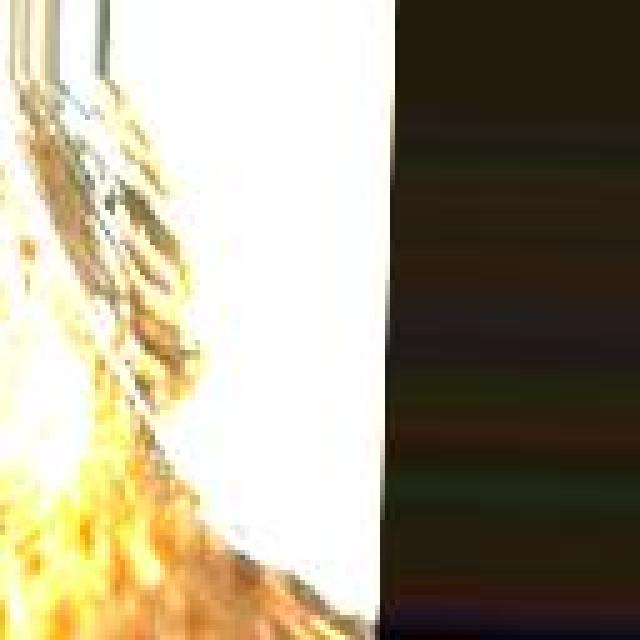
#> input picture datasets/fish/New Dataset/test_split/Bacterial Red disease_Bacterial Red disease_130.jpg, 640 x 640 px; its folder holds 3 pictures in this run
$ python rebuild_manifests.py
#> lines starting #> are read from the running program, lines starting #| are printed output that depends on the picture
### aquavision/dedupe.py
import pandas as pd
from pathlib import Path
from PIL import Image
from config import load_config

def compute_dhash(image_path: str, hash_size: int = 8) -> int:
    """Calculates a 64-bit difference hash using PIL to detect near-duplicate images."""
    try:
        with Image.open(image_path) as img:
            img = img.convert("L").resize((hash_size + 1, hash_size), Image.Resampling.BILINEAR)
            pixels = list(img.getdata())
            difference = []
            for row in range(hash_size):
                for col in range(hash_size):
                    pixel_left = pixels[row * (hash_size + 1) + col]
                    pixel_right = pixels[row * (hash_size + 1) + col + 1]
                    difference.append(pixel_left > pixel_right)
            decimal_val = 0
            for bit in difference:
                decimal_val = (decimal_val << 1) | bit
            return decimal_val
    except Exception:
        return None

def hamming_distance(h1: int, h2: int) -> int:
    """Calculates Hamming distance between two integer hashes."""
    return bin(h1 ^ h2).count("1")

def deduplicate_split_group(df_split: pd.DataFrame, max_hamming_dist: int = 4) -> tuple[pd.DataFrame, int]:
    """Deduplicates rows within a single split dataframe."""
    if df_split.empty:
        return df_split, 0

    df = df_split.copy().reset_index(drop=True)
    df["dhash"] = df["image_path"].apply(compute_dhash)

    # Deprioritize Augmented_shrimp: when a duplicate/near-duplicate pair is
    # found, the loop below keeps whichever row it sees first. Sorting these
    # paths to the end ensures the higher-quality original (e.g. ShrimpImages)
    # is kept and the lower-resolution Augmented_shrimp copy is dropped.
    df["_low_priority"] = df["image_path"].str.contains("Augmented_shrimp", regex=False)
    df = df.sort_values("_low_priority", kind="stable").reset_index(drop=True)

    valid_df = df.dropna(subset=["dhash"]).copy()
    hashes = valid_df["dhash"].tolist()
    indices = valid_df.index.tolist()

    keep_indices = []
    suppressed = set()
    dropped_count = 0

    for i in range(len(hashes)):
        if indices[i] in suppressed:
            continue
        keep_indices.append(indices[i])
        for j in range(i + 1, len(hashes)):
            if indices[j] in suppressed:
                continue
            if hamming_distance(hashes[i], hashes[j]) <= max_hamming_dist:
                suppressed.add(indices[j])
                dropped_count += 1

    clean_df = valid_df.loc[keep_indices].drop(columns=["dhash", "_low_priority"])
    return clean_df, dropped_count

# [27 lines left out: function run, not called in this run]

# [3 lines that do not run on import are left out]

### aquavision/rebuild_manifests.py
import sys
import os
sys.path.insert(0, os.path.dirname(os.path.abspath(__file__)))
from dedupe import deduplicate_split_group
import pandas as pd
import numpy as np
from pathlib import Path
from sklearn.model_selection import StratifiedKFold, train_test_split


def carve_out_test_split(df: pd.DataFrame, test_size: float = 0.15, random_state: int = 42) -> pd.DataFrame:
    """
    For datasets that don't ship with their own held-out test folder (e.g.
    shrimp), carve out a stratified test slice manually so every species gets
    an honest, never-trained-on final evaluation set like fish already has.

    Must be called AFTER deduplication, so the held-out rows are guaranteed
    to not be near-duplicates of anything left in the training pool.
    """
    df = df.copy()
    train_idx, test_idx = train_test_split(
        df.index,
        test_size=test_size,
        stratify=df["label"],
        random_state=random_state,
    )
    df.loc[test_idx, "is_test"] = True
    return df


def build_robust_manifest(species: str = "fish"):
#> called with species = 'fish'
    raw_dir = Path("datasets") / species
    processed_dir = Path("datasets/processed")
    processed_dir.mkdir(parents=True, exist_ok=True)

    records = []
    classes = set()

    # Known class keywords for parsing test_split filenames
    known_classes = [
        "Bacterial diseases - Aeromoniasis",
        "Bacterial gill disease",
        "Bacterial Red disease",
        "EUS",
        "Fungal diseases Saprolegniasis",  # <-- Added missing fungal class
        "Healthy Fish",
        "Parasitic diseases",
        "Viral diseases White tail disease",
        "BG", "Healthy", "WSSV", "WSSV_BG"
    ]

    for img_path in raw_dir.rglob("*.*"):
        if img_path.suffix.lower() not in [".jpg", ".jpeg", ".png", ".bmp"]:
            continue

        filename = img_path.name
        rel_parts = img_path.parts

        # Recover held-out test split
        is_test = "test_split" in rel_parts
        assigned_label = None

        if is_test:
            for cls in sorted(known_classes, key=len, reverse=True):
                if filename.startswith(cls):
                    assigned_label = cls
                    break
            if not assigned_label:
                continue
        else:
            assigned_label = img_path.parent.name

        # Exclude fake/temp split labels
        if assigned_label in ["test_split", "train_split", species]:
            continue

        classes.add(assigned_label)
        records.append({
            "image_name": filename,
            "image_path": str(img_path.resolve()),
            "label": assigned_label,
            "is_test": is_test,
            "is_augmented": "aug" in filename.lower()
        })

    df = pd.DataFrame(records)

    # --- DEDUPLICATION START ---
    print(f"[{species.upper()}] Running perceptual deduplication...")
    df, dropped = deduplicate_split_group(df, max_hamming_dist=4)
#> in compute_dhash, img is the input picture: PIL image 640x640 RGB; mean R, G, B 162.3, 153.9, 132.6
#> in compute_dhash, `pixels = list(img.getdata())`: pixels = 72 values, max 255 at index 2, min 26 at index 69, mean 154.1
#> after the loop in compute_dhash, `for row in range(hash_size):`: difference = 64 items, first 6: False, False, False, False, True, True
#> the loop in compute_dhash, `for bit in difference:` made 64 passes
#> (bit, decimal_val) on passes 2 to 13: (False, 0), (False, 0), (False, 0), (True, 1), (True, 3), (False, 6), (False, 12), (False, 24), (False, 48), (False, 96), (False, 192), (True, 385)
#> after the loop in compute_dhash, `for bit in difference:`: decimal_val = 868223364535995628
#> call 2 of compute_dhash, with hash_size = 8
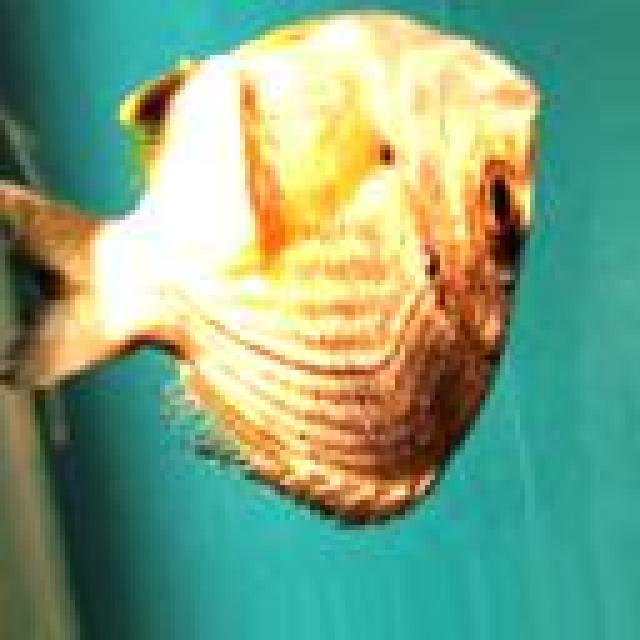
#> input picture datasets/fish/New Dataset/test_split/Bacterial Red disease_Bacterial Red disease_186.jpg, 640 x 640 px
#> in compute_dhash, img is the input picture: PIL image 640x640 RGB; mean R, G, B 125.1, 162.5, 129.1
#> in compute_dhash (call 2), `pixels = list(img.getdata())`: pixels = 72 values, max 244 at index 29, min 57 at index 64, mean 148.1
#> the loop in compute_dhash (call 2), `for bit in difference:` made 64 passes
#> (bit, decimal_val) on passes 2 to 13: (False, 0), (False, 0), (False, 0), (True, 1), (True, 3), (True, 7), (True, 15), (False, 30), (False, 60), (False, 120), (False, 240), (True, 481)
#> after the loop in compute_dhash (call 2), `for bit in difference:`: decimal_val = 1085145675615475852
#> call 3 of compute_dhash, with hash_size = 8
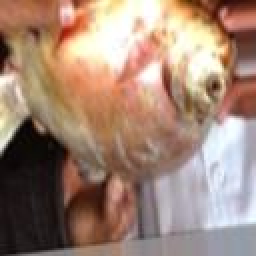
#> input picture datasets/fish/New Dataset/test_split/Bacterial Red disease_Bacterial Red disease_39.jpg, 128 x 128 px (shown 2 times larger)
#> in compute_dhash, img is the input picture: PIL image 128x128 RGB; mean R, G, B 161, 133.3, 117.4
#> in compute_dhash (call 3), `pixels = list(img.getdata())`: pixels = 72 values, max 244 at index 4, min 18 at index 45, mean 139.9
#> after the loop in compute_dhash (call 3), `for row in range(hash_size):`: difference = 64 items, first 6: True, False, False, False, True, True
#> the loop in compute_dhash (call 3), `for bit in difference:` made 64 passes
#> (bit, decimal_val) on passes 2 to 13: (False, 2), (False, 4), (False, 8), (True, 17), (True, 35), (True, 71), (True, 143), (False, 286), (False, 572), (False, 1144), (True, 2289), (True, 4579)
#> after the loop in compute_dhash (call 3), `for bit in difference:`: decimal_val = 10312002509153042432
#> call 4 of compute_dhash, with hash_size = 8
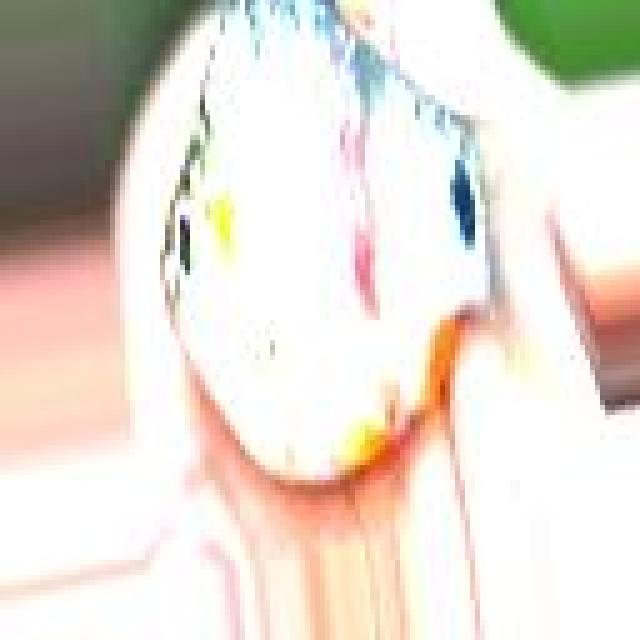
#> input picture datasets/fish/New Dataset/train_split/Bacterial Red disease/Bacterial Red disease_148.jpg, 640 x 640 px
#> in compute_dhash, img is the input picture: PIL image 640x640 RGB; mean R, G, B 229, 220.7, 211.1
#> in compute_dhash (call 4), `pixels = list(img.getdata())`: pixels = 72 values, max 255 at index 52, min 87 at index 18, mean 222.4
#> after the loop in compute_dhash (call 4), `for row in range(hash_size):`: difference = 64 items, first 6: True, False, False, True, False, False
#> the loop in compute_dhash (call 4), `for bit in difference:` made 64 passes
#> (bit, decimal_val) on passes 2 to 13: (False, 2), (False, 4), (True, 9), (False, 18), (False, 36), (True, 73), (True, 147), (False, 294), (False, 588), (False, 1176), (True, 2353), (True, 4707)
#> after the loop in compute_dhash (call 4), `for bit in difference:`: decimal_val = 10600642416818647088
    print(f"[{species.upper()}] Dropped {dropped} duplicate/downscaled images.")
    # --- DEDUPLICATION END ---

    # --- TEST SPLIT CARVE-OUT (only if the raw data had no test_split folder) ---
    if not df["is_test"].any():
        print(f"[{species.upper()}] No native test_split found - carving out a stratified 15% held-out set.")
        df = carve_out_test_split(df, test_size=0.15, random_state=42)
    # -------------------------------------------------------------------------

    print(f"[{species.upper()}] Parsed {len(df)} images ({df['is_test'].sum()} held-out test samples)")

    # Assign K-Fold to training data, -1 to test set
    df["fold"] = -1
    train_mask = ~df["is_test"]

    # Ensure there is training data to split
    if train_mask.sum() > 0:
        skf = StratifiedKFold(n_splits=5, shuffle=True, random_state=42)
        train_df = df[train_mask].reset_index(drop=True)

        for fold_idx, (_, val_idx) in enumerate(skf.split(train_df, train_df["label"])):
            train_df.loc[val_idx, "fold"] = fold_idx

        df.loc[train_mask, "fold"] = train_df["fold"].values

    # NOTE: Tabular water quality merge block completely removed

    out_path = processed_dir / f"{species}_processed_manifest.csv"
    df.to_csv(out_path, index=False)
    print(f"[{species.upper()}] Manifest saved to {out_path} with {df['fold'].nunique() - 1} train folds + test split.")


if __name__ == "__main__":
    for sp in ["fish", "shrimp"]:
#> (the run stopped early here; a loop or call above may not have finished)
